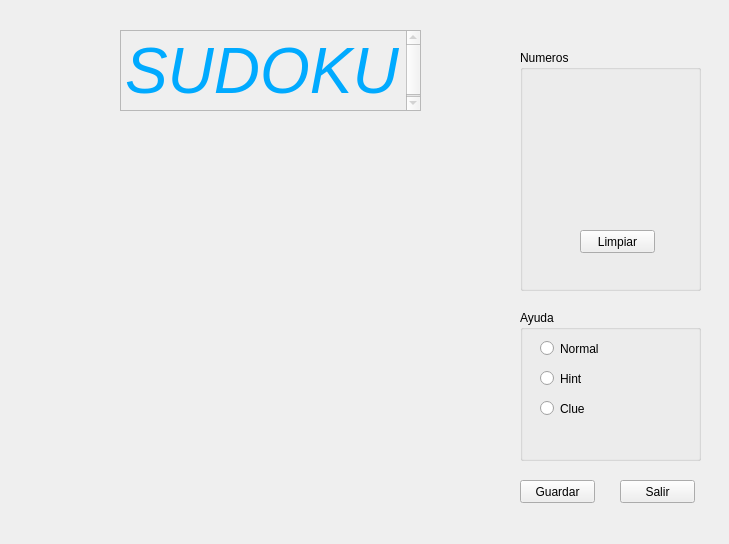
<?xml version="1.0" encoding="UTF-8"?>
<ui version="4.0">
 <class>prueba</class>
 <widget class="QWidget" name="prueba">
  <property name="geometry">
   <rect>
    <x>0</x>
    <y>0</y>
    <width>729</width>
    <height>544</height>
   </rect>
  </property>
  <property name="windowTitle">
   <string>Python Proyecto</string>
  </property>
  <property name="windowIcon">
   <iconset>
    <normaloff>icono.jpg</normaloff>icono.jpg</iconset>
  </property>
  <widget class="QWidget" name="verticalLayoutWidget">
   <property name="geometry">
    <rect>
     <x>60</x>
     <y>440</y>
     <width>431</width>
     <height>91</height>
    </rect>
   </property>
   <layout class="QVBoxLayout" name="seccioncronometro"/>
  </widget>
  <widget class="QWidget" name="gridLayoutWidget">
   <property name="geometry">
    <rect>
     <x>60</x>
     <y>150</y>
     <width>431</width>
     <height>271</height>
    </rect>
   </property>
   <layout class="QGridLayout" name="taberosudoku"/>
  </widget>
  <widget class="QTextEdit" name="textEdit">
   <property name="enabled">
    <bool>false</bool>
   </property>
   <property name="geometry">
    <rect>
     <x>120</x>
     <y>30</y>
     <width>301</width>
     <height>81</height>
    </rect>
   </property>
   <property name="html">
    <string>&lt;!DOCTYPE HTML PUBLIC &quot;-//W3C//DTD HTML 4.0//EN&quot; &quot;http://www.w3.org/TR/REC-html40/strict.dtd&quot;&gt;
&lt;html&gt;&lt;head&gt;&lt;meta name=&quot;qrichtext&quot; content=&quot;1&quot; /&gt;&lt;style type=&quot;text/css&quot;&gt;
p, li { white-space: pre-wrap; }
&lt;/style&gt;&lt;/head&gt;&lt;body style=&quot; font-family:'MS Shell Dlg 2'; font-size:8.25pt; font-weight:400; font-style:normal;&quot;&gt;
&lt;p style=&quot; margin-top:0px; margin-bottom:0px; margin-left:0px; margin-right:0px; -qt-block-indent:0; text-indent:0px;&quot;&gt;&lt;span style=&quot; font-size:48pt; font-style:italic; color:#00aaff;&quot;&gt;SUDOKU&lt;/span&gt;&lt;/p&gt;&lt;/body&gt;&lt;/html&gt;</string>
   </property>
  </widget>
  <widget class="QGroupBox" name="groupBox">
   <property name="geometry">
    <rect>
     <x>520</x>
     <y>50</y>
     <width>181</width>
     <height>241</height>
    </rect>
   </property>
   <property name="title">
    <string>Numeros</string>
   </property>
   <widget class="QWidget" name="gridLayoutWidget_2">
    <property name="geometry">
     <rect>
      <x>20</x>
      <y>20</y>
      <width>151</width>
      <height>141</height>
     </rect>
    </property>
    <layout class="QGridLayout" name="tableronumeros"/>
   </widget>
   <widget class="QPushButton" name="blimpiar">
    <property name="geometry">
     <rect>
      <x>60</x>
      <y>180</y>
      <width>75</width>
      <height>23</height>
     </rect>
    </property>
    <property name="text">
     <string>Limpiar</string>
    </property>
   </widget>
  </widget>
  <widget class="QGroupBox" name="groupBox_2">
   <property name="geometry">
    <rect>
     <x>520</x>
     <y>310</y>
     <width>181</width>
     <height>151</height>
    </rect>
   </property>
   <property name="title">
    <string>Ayuda</string>
   </property>
   <widget class="QRadioButton" name="bnormal">
    <property name="geometry">
     <rect>
      <x>20</x>
      <y>30</y>
      <width>82</width>
      <height>17</height>
     </rect>
    </property>
    <property name="text">
     <string>Normal</string>
    </property>
   </widget>
   <widget class="QRadioButton" name="bhint">
    <property name="geometry">
     <rect>
      <x>20</x>
      <y>60</y>
      <width>82</width>
      <height>17</height>
     </rect>
    </property>
    <property name="text">
     <string>Hint</string>
    </property>
   </widget>
   <widget class="QRadioButton" name="bclue">
    <property name="geometry">
     <rect>
      <x>20</x>
      <y>90</y>
      <width>82</width>
      <height>17</height>
     </rect>
    </property>
    <property name="text">
     <string>Clue</string>
    </property>
   </widget>
  </widget>
  <widget class="QPushButton" name="bsalir">
   <property name="geometry">
    <rect>
     <x>620</x>
     <y>480</y>
     <width>75</width>
     <height>23</height>
    </rect>
   </property>
   <property name="text">
    <string>Salir</string>
   </property>
  </widget>
  <widget class="QPushButton" name="bguardar">
   <property name="geometry">
    <rect>
     <x>520</x>
     <y>480</y>
     <width>75</width>
     <height>23</height>
    </rect>
   </property>
   <property name="text">
    <string>Guardar</string>
   </property>
  </widget>
 </widget>
 <resources/>
 <connections/>
</ui>
